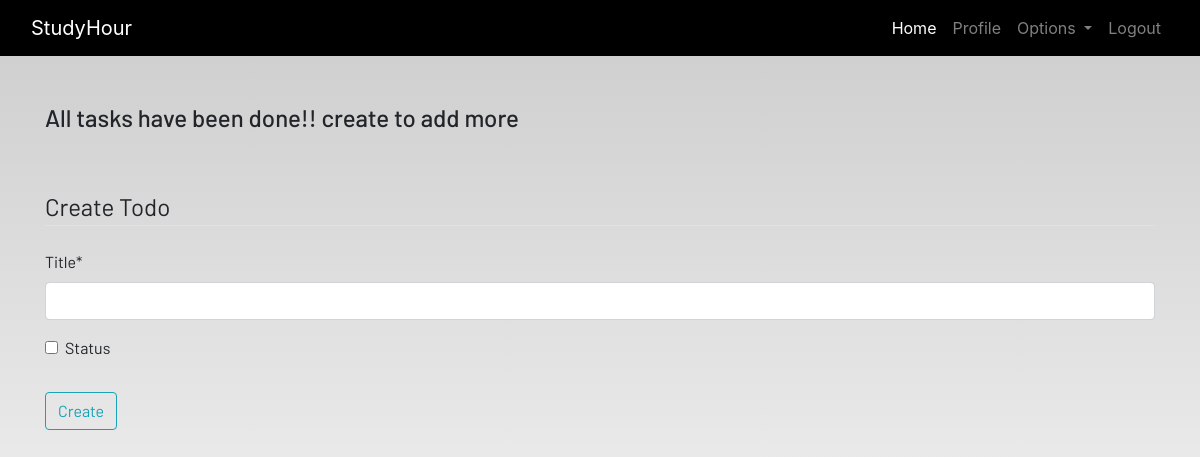
The app's page /todo (signed in), older data.
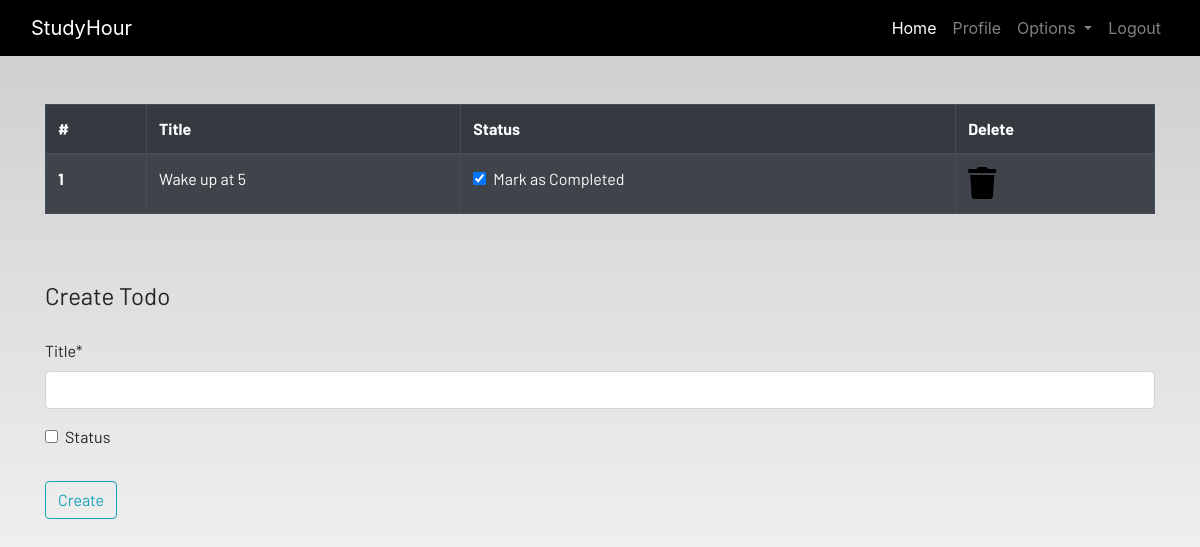
The same page, newer data.
### portal/models.py (models this page shows, shortened)
class Todo(models.Model):
    user=models.ForeignKey(User,on_delete=models.CASCADE)
    title=models.CharField(max_length=30)
    status=models.BooleanField(default=False)

### portal/views.py (the view)
# urls.py: path('todo',views.todo,name='todo'),
@login_required()
def todo(request):
    if request.method=="POST":
        form=TodoForm(request.POST)
        if form.is_valid():
            try:
                finished=request.POST['status']
                if finished == 'on':
                    finished = True
                else:
                    finished = False
            except:
                finished=False
            todo=Todo(user=request.user,title=request.POST['title'],status=finished)
            todo.save()
            messages.success(request,"Task added successfully")
            return redirect('todo')
    else:
        form=TodoForm()
    todo=Todo.objects.all()
    if len(todo)==0:
        todo_done=True
    else:
        todo_done=False
    context= {'form':form, 'todos':todo,'todos_done':todo_done}
    return render(request,'portal/todo.html',context)

### portal/forms.py
class TodoForm(forms.ModelForm):
    class Meta:
        model=Todo
        fields=['title','status']

### portal/templates/portal/todo.html (shortened to what this page needs)
{% extends 'portal/base.html' %}
{% load static %}
{% load  crispy_forms_tags %}
{% block content %}
<div class="container">
    {% if not todos_done %}
    <table class="table table-striped table-bordered table-hover table-dark">
        <thead>
            <tr>
                <th scope="col">#</th>
                <th scope="col">Title</th>
                <th scope="col">Status</th>
                <th scope="col">Delete</th>
            </tr>
        </thead>
        <tbody>
            {% for todo in todos %}
            <tr>
                <th scope="row">{{forloop.counter}}</th>
                <td>{{todo.title}}</td>
                <td>
                    <a href="{% url 'update-todo' todo.id %}">
                        <div class="form-check">
                            {% if todo.status == True %}
                            <input class="form-check-input" type="checkbox" value="" checked>
                            {% else %}
                            <input class="form-check-input" type="checkbox" value="">
                            {% endif %}
                            <label class="form-check-label text-light" for="flexCheckDefault">
                                Mark as Completed
                            </label>
                        </div>
                    </a>
                </td>
                <td><a href="{% url "delete-todo" todo.id %}"><i class="fa fa-trash fa-2x"></i></a></td>
            </tr>
            {% endfor %}
        </tbody>
    </table>
    {% else %}
    <h4>All tasks have been done!! create to add more</h4>
    {% endif %}
</div><br><br>
<div class="container">
    <form method="POST">
        <fieldset class="form-group">
            <legend class="border-bottom mb-4">Create Todo</legend>
            {{ form|crispy }}
        </fieldset>
        <div class="form-group">
            <button href="" class="btn btn-outline-info" type="submit">
                Create
            </button>
        </div>
    </form>
</div>
{% endblock content %}

Row changes from the older to the newer data that the page shows:
added Todo: title "Wake up at 5"
Text that changed along with them:
text no longer shown: "All tasks have been done!! create to add more"
text now shown: "# Title Status Delete"
